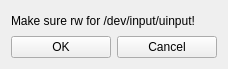
<?xml version="1.0" encoding="UTF-8"?>
<ui version="4.0">
 <class>UICLibevdevControls</class>
 <widget class="QWidget" name="UICLibevdevControls">
  <property name="windowModality">
   <enum>Qt::NonModal</enum>
  </property>
  <property name="geometry">
   <rect>
    <x>0</x>
    <y>0</y>
    <width>228</width>
    <height>69</height>
   </rect>
  </property>
  <property name="windowTitle">
   <string>libevdev options</string>
  </property>
  <property name="windowIcon">
   <iconset>
    <normaloff>:/images/vjoy.png</normaloff>:/images/vjoy.png</iconset>
  </property>
  <property name="layoutDirection">
   <enum>Qt::LeftToRight</enum>
  </property>
  <property name="autoFillBackground">
   <bool>false</bool>
  </property>
  <layout class="QVBoxLayout" name="_vertical_layout">
   <item>
    <widget class="QLabel" name="label">
     <property name="text">
      <string>Make sure rw for /dev/input/uinput!</string>
     </property>
    </widget>
   </item>
   <item>
    <layout class="QHBoxLayout" name="horizontalLayout">
     <item>
      <layout class="QHBoxLayout" name="horizontalLayout_2">
       <property name="sizeConstraint">
        <enum>QLayout::SetDefaultConstraint</enum>
       </property>
       <item>
        <widget class="QPushButton" name="btnOK">
         <property name="sizePolicy">
          <sizepolicy hsizetype="Preferred" vsizetype="Fixed">
           <horstretch>0</horstretch>
           <verstretch>0</verstretch>
          </sizepolicy>
         </property>
         <property name="minimumSize">
          <size>
           <width>100</width>
           <height>0</height>
          </size>
         </property>
         <property name="maximumSize">
          <size>
           <width>100</width>
           <height>16777215</height>
          </size>
         </property>
         <property name="text">
          <string>OK</string>
         </property>
        </widget>
       </item>
       <item>
        <widget class="QPushButton" name="btnCancel">
         <property name="sizePolicy">
          <sizepolicy hsizetype="Preferred" vsizetype="Fixed">
           <horstretch>0</horstretch>
           <verstretch>0</verstretch>
          </sizepolicy>
         </property>
         <property name="minimumSize">
          <size>
           <width>100</width>
           <height>0</height>
          </size>
         </property>
         <property name="maximumSize">
          <size>
           <width>100</width>
           <height>16777215</height>
          </size>
         </property>
         <property name="text">
          <string>Cancel</string>
         </property>
        </widget>
       </item>
      </layout>
     </item>
    </layout>
   </item>
  </layout>
 </widget>
 <tabstops>
  <tabstop>btnOK</tabstop>
  <tabstop>btnCancel</tabstop>
 </tabstops>
 <resources/>
 <connections/>
 <slots>
  <slot>startEngineClicked()</slot>
  <slot>stopEngineClicked()</slot>
  <slot>cameraSettingsClicked()</slot>
 </slots>
</ui>
